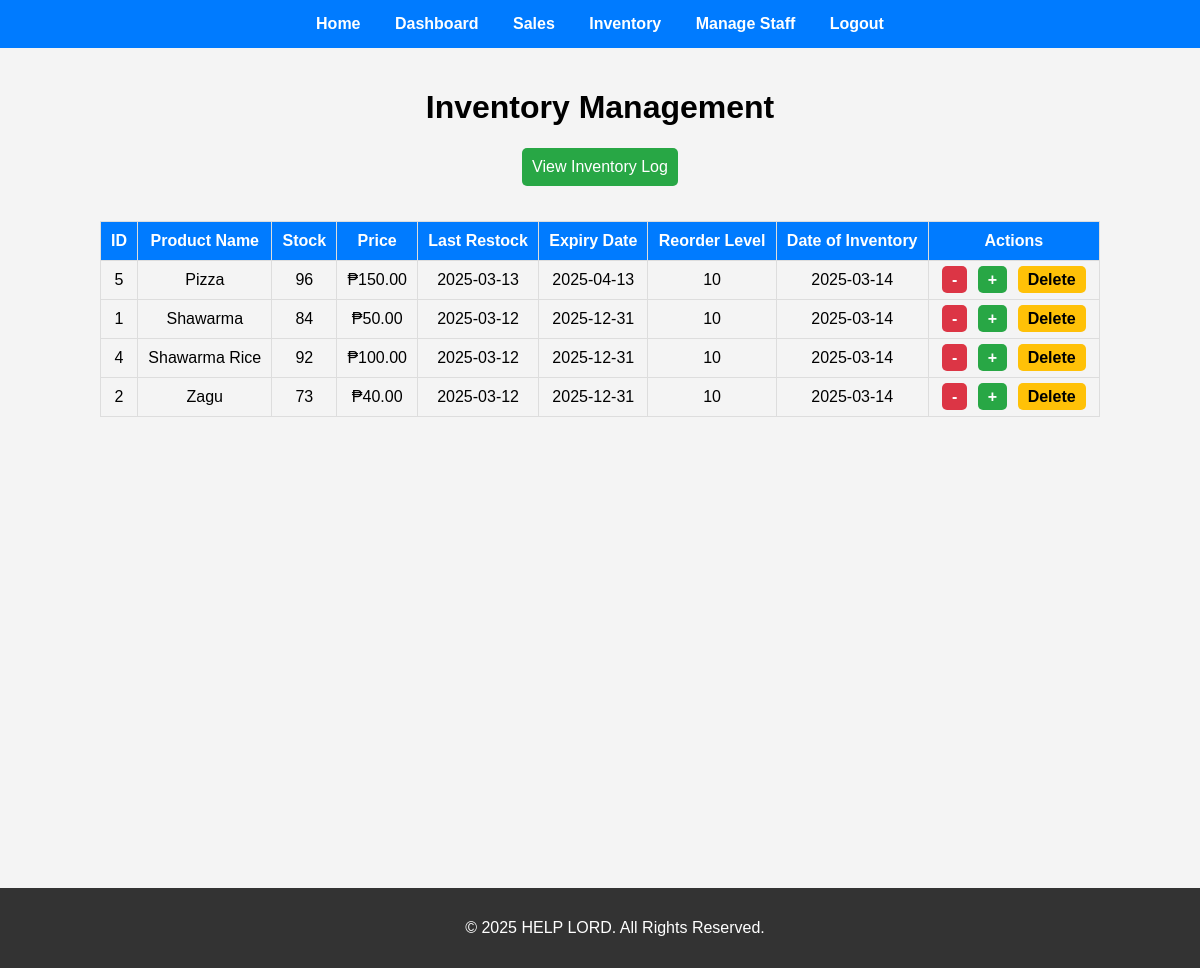
Before: /inventory.php with the older database file.
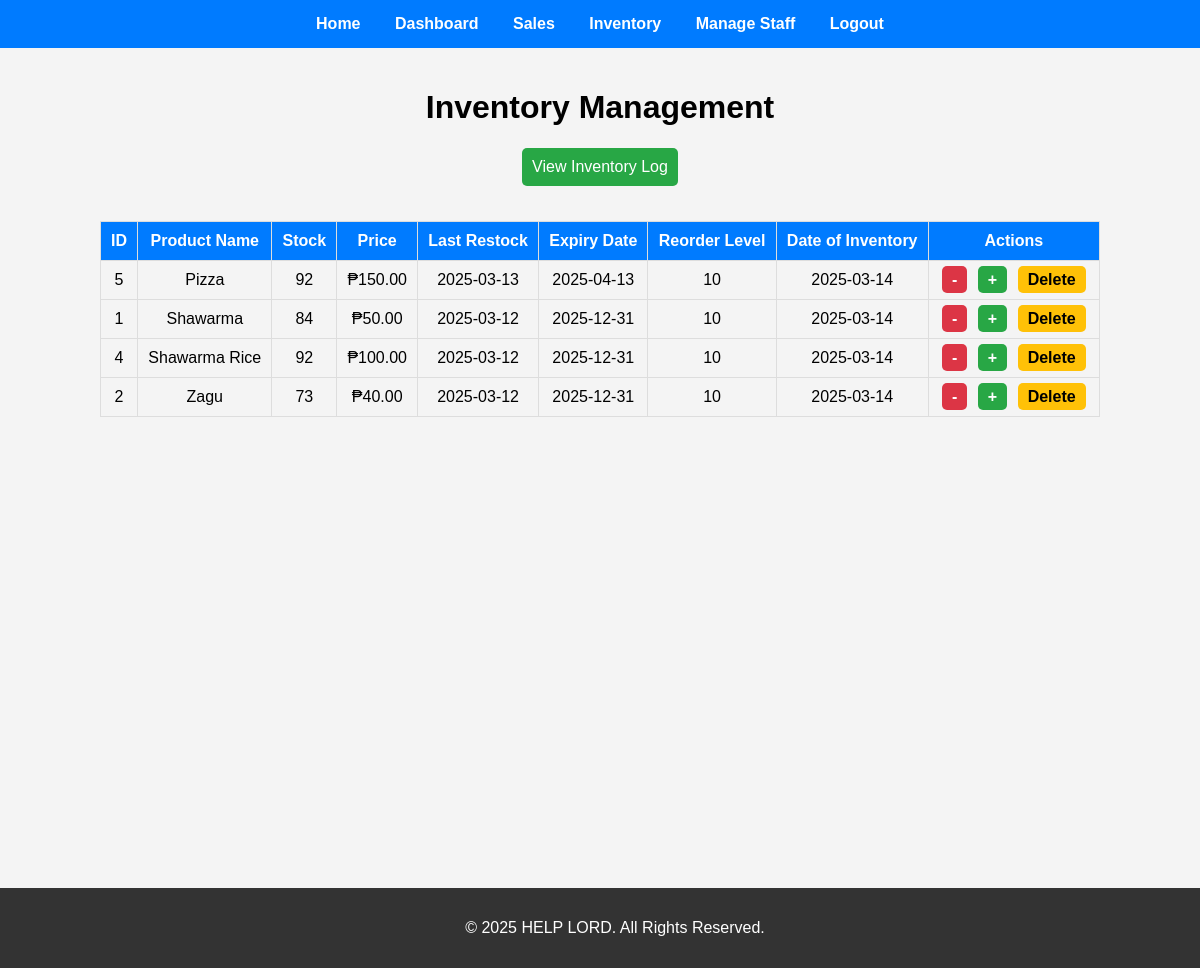
After: the same page with the newer database file.
### tables this page shows
CREATE TABLE `products` (
  `id` int(11) NOT NULL,
  `name` varchar(100) NOT NULL,
  `description` text DEFAULT NULL,
  `price` decimal(10,2) NOT NULL,
  `last_restock_date` date DEFAULT NULL,
  `expiry_date` date DEFAULT NULL,
  `reorder_level` int(11) NOT NULL DEFAULT 0,
  `stock` int(11) NOT NULL,
  `quantity` int(11) NOT NULL DEFAULT 0
);

### inventory.php (the view, shortened to what this page needs)
<?php
require '../db_connect.php';
include 'includes/header.php';
$inventory = $conn->query("SELECT * FROM products ORDER BY name ASC");
?>
<div class="container">
    <h1 class="center">Inventory Management</h1>
    <div class="center">
        <a href="inventory_log.php" class="log-btn">View Inventory Log</a>
    </div>
    <table class="inventory-table">
        <thead>
            <tr>
                <th>ID</th>
                <th>Product Name</th>
                <th>Stock</th>
                <th>Price</th>
                <th>Last Restock</th>
                <th>Expiry Date</th>
                <th>Reorder Level</th>
                <th>Date of Inventory</th>
                <th>Actions</th>
            </tr>
        </thead>
        <tbody>
            <?php while ($row = $inventory->fetch_assoc()): ?>
                <tr>
                    <td><?php echo $row['id']; ?></td>
                    <td><?php echo htmlspecialchars($row['name']); ?></td>
                    <td><?php echo $row['stock']; ?></td>
                    <td>₱<?php echo number_format($row['price'], 2); ?></td>
                    <td><?php echo $row['last_restock_date'] ?? 'N/A'; ?></td>
                    <td><?php echo $row['expiry_date'] ?? 'N/A'; ?></td>
                    <td><?php echo $row['reorder_level'] ?? 'N/A'; ?></td>
                    <td><?php echo date("Y-m-d"); ?></td>
                    <td>
                        <a href="update_stock.php?id=<?php echo $row['id']; ?>&action=subtract" class="btn btn-danger btn-sm">-</a>
                        <a href="update_stock.php?id=<?php echo $row['id']; ?>&action=add" class="btn btn-success btn-sm">+</a>
                        <a href="delete_product.php?id=<?php echo $row['id']; ?>" class="btn btn-warning btn-sm">Delete</a>
                    </td>
                </tr>
            <?php endwhile; ?>
        </tbody>
    </table>
</div>
<?php include 'includes/footer.php'; ?>

Changed rows visible on the page:
changed products "Pizza": stock "96" → "92"
